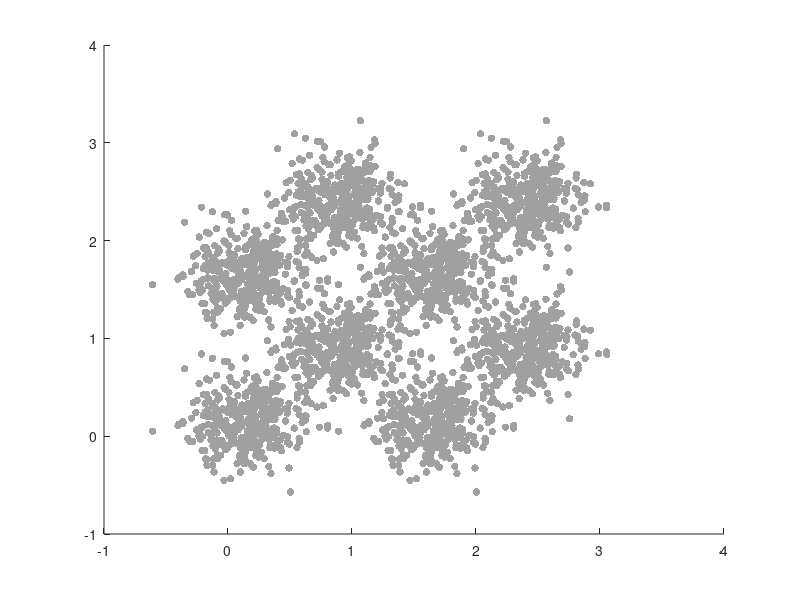

The MATLAB script that drew this image: (Note: this script raises an error after producing the figure.)
% Worms Plot for the Erlangen Newsletter


% script to visualize the Artificial Gauss datasets for Section 3.
close all;


% load High_Moon_2.mat;
addpath wgPlot/wgPlot/

% Worms D3
% load worms_constD3_10NN.mat;
% load worms_constD3_all.mat;
% load worms_constD3_clusters.mat;

% 
load Gauss8_55_10NN.mat;
load Gauss8_sol.mat;

start_node = 439;
coords = data;
% coords   = worms_constD3_data;
clusters = best_cluster+1;


n        = size(clusters,1);

font_size = 74;

% PLOT PURE INPUT DATA
figure('Renderer', 'painters', 'Position', [0 0 10 7]*250);
% figure;
set(gcf,'color','w');

how_big = 30;
gray_is = [160 160 160]/255;
s = scatter(coords(:,1),coords(:,2),how_big,gray_is,'filled');
s.MarkerEdgeColor = 'k';
s.LineWidth       = 1; 
h = get(gca);
axis off;
% xlabel('Initial data','interpreter','latex','fontsize',font_size);

h.XAxis.Label.Visible='on';
tightfig;
saveas(gcf,'Gauus_Initial','pdf');



% PLOT P-SPEC CLUSTERS
% color_node_partitions = [0.6350 0.0780 0.1840; 0.4660 0.6740 0.1880; 0.9290 0.6940 0.1250];
blue_is   = [30, 136, 229]/255;
green_is  = [0, 77, 64]/255;
yellow_is = [255, 193, 7]/255; 
red_is    = [220,20,60]/255;
purple_is = [172,79,198]/255; 
black_is  = [0,0,0]/255;
check = [0         0    1.0000];
color_node_partitions = [gray_is; green_is; check];


% SCATTTER THE POINTS

figure('Renderer', 'painters', 'Position', [0 0 10 7]*250);
% PLOT CUT EDGES
hold on;
color_edgecut = red_is;


[i,j] = find(W);
f = find(clusters(i) > clusters(j));
cut_edges = sparse(i(f),j(f),1,n,n);

[i,j] = find(cut_edges);
[ignore, p] = sort(max(i,j));
i = i(p);
j = j(p);


X = [ coords(i,1) coords(j,1) NaN*ones(size(i))]';
Y = [ coords(i,2) coords(j,2) NaN*ones(size(i))]';
X = X(:);
Y = Y(:);
plot (X, Y, '-', 'Linewidth',7, 'color',color_edgecut);

hold on;
% PLOT EDGES WITHIN THE CLUSTERS
parts = setfilter(clusters);
ncolor = 1;
color_edges_within = gray_is;
for partnumber = 2
    c = color_node_partitions(partnumber,:);

    part_curr = find(clusters == partnumber);
    
    % Input     
    W_curr      = W(part_curr,part_curr);
    coords_curr = coords(part_curr,:);
    
    
    [i,j]       = find(W_curr);
    [ignore, p] = sort(max(i,j));
    i = i(p);
    j = j(p);

    % Create a long, NaN-seperated list of line segments,
    % rather than individual segments.

    X = [ coords_curr(i,1) coords_curr(j,1) NaN*ones(size(i))]';
    Y = [ coords_curr(i,2) coords_curr(j,2) NaN*ones(size(i))]';
    X = X(:);
    Y = Y(:);
        
    h =  plot(X, Y,'-','Linewidth',5, 'color',color_edges_within);
       
end



hold on;
set(gcf,'color','w');
how_big = 500;
label = label +1;
map_color = colormap(color_node_partitions);
s = scatter(coords(:,1),coords(:,2),how_big,clusters,'filled');
s.MarkerEdgeColor = 'k';
s.LineWidth       = 1;     
hold on;
scatter(coords(start_node,1),coords(start_node,2),3000,yellow_is,'diamond','filled');

k = get(gca);
axis off;
% xlabel('$p$-spectral clusters','interpreter','latex','fontsize',font_size);
k.XAxis.Label.Visible='on';


tightfig;
saveas(gcf,'Gauss_Clusters_re','pdf');



